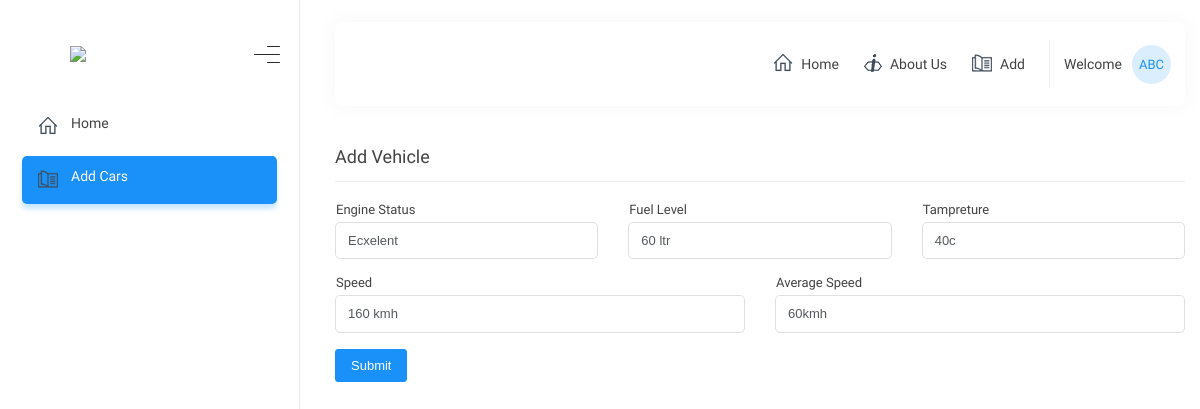
Page /update/4 on the committed database.
### vehicles/models.py (models this page shows, shortened)
class VehiclesDetail(models.Model):
    v_id = models.AutoField(primary_key=True)
    engine_status = models.CharField(max_length=200)
    fuel_level = models.CharField(max_length=200)
    tampreture = models.CharField(max_length=200)
    average_speed = models.CharField(max_length=200)
    speed = models.CharField(max_length=200)

### vehicles/views.py (the view, shortened to what this page needs)
# urls.py: path('update/<int:no>', views.Update, name='Update'),
def Update(request, no):
    vehicles= VehiclesDetail.objects.get(v_id=no)
    return render(request, 'update.html', {'vehicles':vehicles})

### templates/update.html (shortened to what this page needs)
{% extends 'base.html' %}
{% load static %}
{% block active1 %}
    class="active"
{% endblock active1 %}
{% block body %}
<div class="row mt-4">
    <div class="col-lg-12">
       <h2 class="border-bottom">Add Vehicle</h2>
       <div class="mt-2">
          <form action="{{vehicles.v_id}}" method="post">
             <div class="row">
                <div class="col-lg-12">
                   <div class="row form-inline">
                      <div class="col">
                         <div class="form-group">
                            <label>Engine Status</label>
                            <input type="tel" class="form-control"name="engine_status" value="{{vehicles.engine_status}}" placeholder="Amazing" required>
                         </div>
                      </div>
                      <div class="col">
                         <div class="form-group">
                            <label>Fuel Level</label>
                            <input type="tel" class="form-control"name="fuel_level" value="{{vehicles.fuel_level}}" placeholder="15 Ltr"required>
                         </div>
                      </div>
                      <div class="col">
                         <div class="form-group">
                            <label>Tampreture</label>
                            <input type="tel" class="form-control"name="tampreture" value="{{vehicles.tampreture}}" placeholder="35C°" required>
                         </div>
                      </div>
                   </div>
                </div>
             </div>
             <div class="row">
                <div class="col-lg-12">
                   <div class="row form-inline">
                      <div class="col">
                         <div class="form-group">
                            <label>Speed</label>
                            <div class="input-group-append">
                               <input type="text" class="form-control" name="speed" value="{{vehicles.speed}}" placeholder="120 Kmh">
                            </div>
                         </div>
                      </div>
                      <div class="col">
                         <div class="form-group">
                            <label>Average Speed</label>
                            <div class="input-group-append">
                                <input type="text" class="form-control" name="average_speed" value="{{vehicles.average_speed}}" placeholder="50 Kmh">
                            </div>
                         </div>
                      </div>
                   </div>
                </div>
             </div>
             <div class="row">
                <div class="col-lg-12">
                   <div class="">
                      <button type="submit" class="btn btn-primary">Submit</button>
                   </div>
                </div>
             </div>
          </form>
       </div>
    </div>
 </div>
 {% endblock body %}

### static/css/style.css (style rules this page uses)
body { background:#fff;font-family:'Heebo', sans-serif;color:#434343; font-size: 13px; margin: 0; padding: 0; }
h2 { font-size: 18px; font-weight: 500; }
h2.border-bottom { border-bottom: 1px solid #ededed; padding-bottom: 14px; margin: 0px; }
.border-bottom { border-bottom: 1px solid #ededed; }
.row { display: -ms-flexbox; display: flex; -ms-flex-wrap: wrap; flex-wrap: wrap; margin-right: -15px; margin-left: -15px }
.col, .col-1, .col-10, .col-11, .col-12, .col-2, .col-3, .col-4, .col-5, .col-6, .col-7, .col-8, .col-9, .col-auto, .col-lg, .col-lg-1, .col-lg-10, .col-lg-11, .col-lg-12, .col-lg-2, .col-lg-3, .col-lg-4, .col-lg-5, .col-lg-6, .col-lg-7, .col-lg-8, .col-lg-9, .col-lg-auto, .col-md, .col-md-1, .col-md-10, .col-md-11, .col-md-12, .col-md-2, .col-md-3, .col-md-4, .col-md-5, .col-md-6, .col-md-7, .col-md-8, .col-md-9, .col-md-auto, .col-sm, .col-sm-1, .col-sm-10, .col-sm-11, .col-sm-12, .col-sm-2, .col-sm-3, .col-sm-4, .col-sm-5, .col-sm-6, .col-sm-7, .col-sm-8, .col-sm-9, .col-sm-auto, .col-xl, .col-xl-1, .col-xl-10, .col-xl-11, .col-xl-12, .col-xl-2, .col-xl-3, .col-xl-4, .col-xl-5, .col-xl-6, .col-xl-7, .col-xl-8, .col-xl-9, .col-xl-auto { position: relative; width: 100%; padding-right: 15px; padding-left: 15px }
.col { -ms-flex-preferred-size: 0; flex-basis: 0; -ms-flex-positive: 1; flex-grow: 1; max-width: 100% }
@media (min-width:992px) { .col-lg-12 { -ms-flex: 0 0 100%; flex: 0 0 100%; max-width: 100% } }
.mt-2 { margin-top: 20px; }
.mt-4 { margin-top: 40px; }
.btn { cursor:pointer;outline:0; white-space: nowrap; padding: 8px 15px; border-radius: 3px; display: inline-flex; align-items: center; }
.btn-primary { color: #fff; background-color: #1a91f8; border: 1px solid #1a91f8; font-size: 13px; }
.form-inline { display: -ms-flexbox; display: flex; -ms-flex-flow: row wrap; flex-flow: row wrap; -ms-flex-align: center; align-items: center; }
.form-control { display: block; width: 100%; padding: .6rem .75rem; font-size: 13px; line-height: 1.25; color: #55595c; background-color: #fff; background-image: none; -webkit-background-clip: padding-box; background-clip: padding-box; border: 1px solid #dfdfdf;; border-radius: 5px; }
.input-group-append { position: relative; }
.input-group-append .form-control { padding-right: 2.375rem; }
@media (min-width: 576px) { .form-group { margin-bottom: 1rem; } }
@media (min-width: 576px) { .form-group label { display: inline-block; margin-bottom: 5px;; margin-left: 1px; } }
.border-bottom { border-bottom: 1px solid #f0f1f4; }

### rows in the picture
VehiclesDetail: engine_status "Ecxelent", fuel_level "60 ltr", tampreture "40c", speed "160 kmh", average_speed "60kmh"
